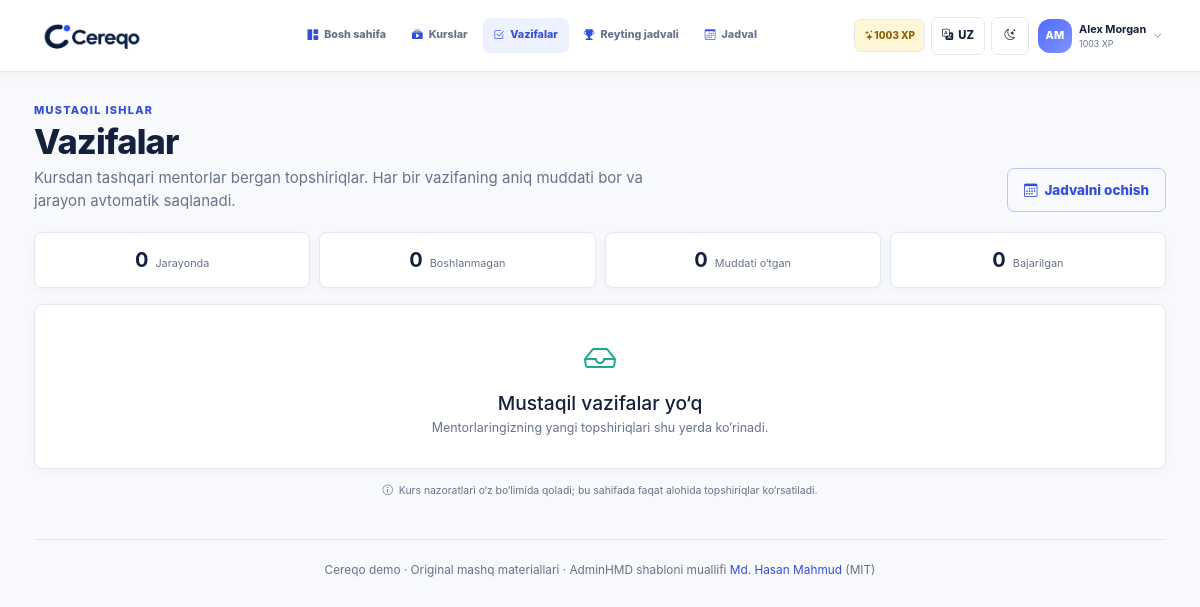
The page /tasks/ (signed in) on the database as committed earlier.
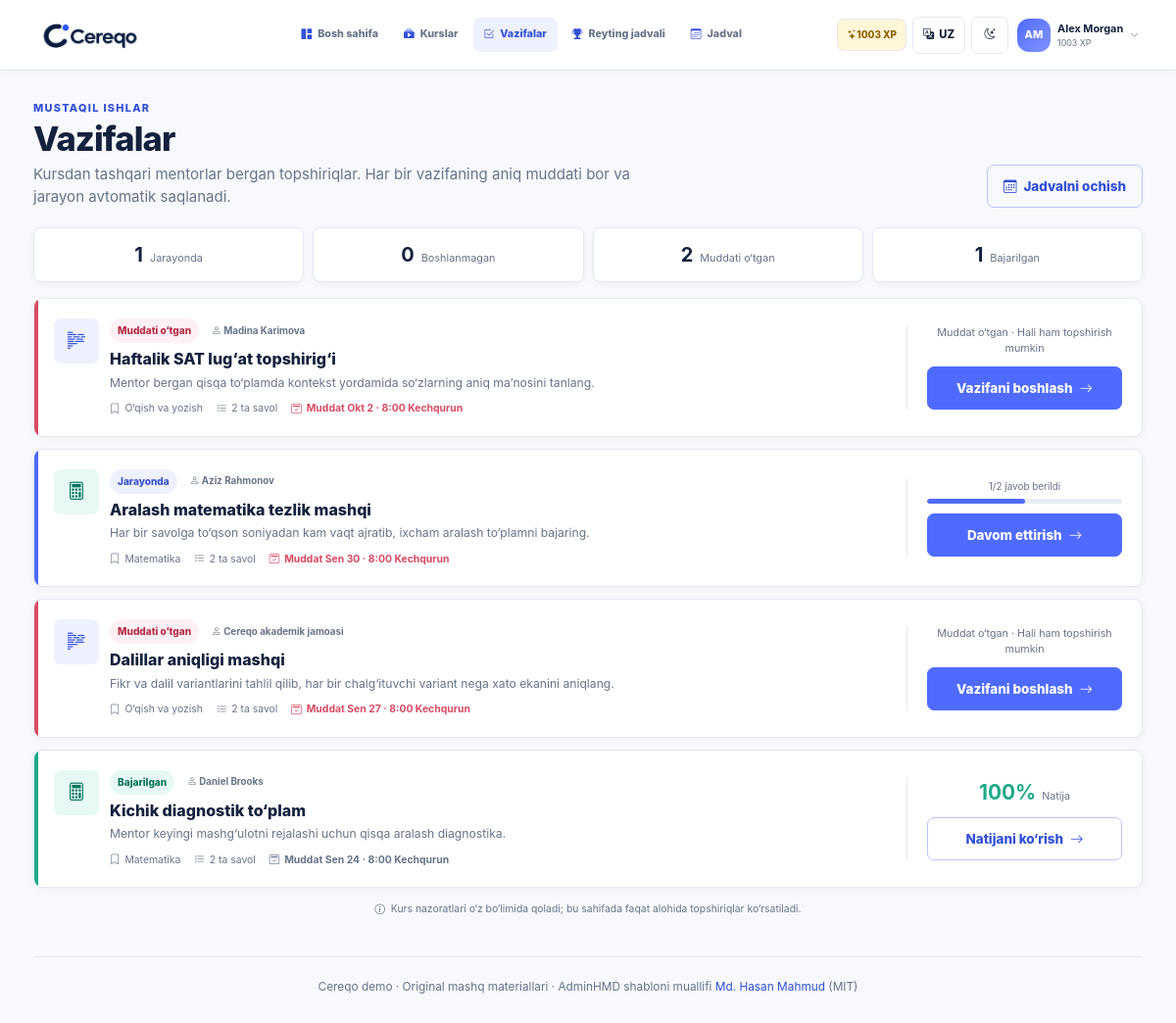
The same page on the database as committed later.
### learning/models.py (models this page shows, shortened)
class Homework(models.Model):
    COURSE = "course"
    INDEPENDENT = "independent"
    KIND_CHOICES = [
        (COURSE, "Course checkpoint"),
        (INDEPENDENT, "Independent task"),
    ]
    lesson = models.OneToOneField(
        Lesson, on_delete=models.CASCADE, related_name="homework", null=True, blank=True
    )
    section = models.OneToOneField(
        CourseSection, on_delete=models.CASCADE, related_name="checkpoint", null=True, blank=True
    )
    kind = models.CharField(max_length=12, choices=KIND_CHOICES, default=COURSE, db_index=True)
    subject = models.CharField(max_length=10, choices=Lesson.SUBJECT_CHOICES, default="math")
    assigned_by = models.CharField(max_length=100, default="Cereqo academic team")
    title = models.CharField(max_length=160)
    description = models.TextField()
    deadline = models.DateTimeField()
    max_points = models.PositiveSmallIntegerField(default=100)
    sort_order = models.PositiveSmallIntegerField(default=0)
    class Meta:
        ordering = ["sort_order", "deadline"]
    def submission_for(self, student):
        return self.submissions.filter(student=student).first()
    def status_for(self, student):
        submission = self.submission_for(student)
        if submission and submission.submitted_at:
            return "completed"
        if submission and submission.answers.exists():
            return "in_progress"
        if self.deadline < timezone.now():
            return "overdue"
        return "not_started"

class Submission(models.Model):
    student = models.ForeignKey(Student, on_delete=models.CASCADE, related_name="submissions")
    homework = models.ForeignKey(Homework, on_delete=models.CASCADE, related_name="submissions")
    started_at = models.DateTimeField(auto_now_add=True)
    updated_at = models.DateTimeField(auto_now=True)
    submitted_at = models.DateTimeField(null=True, blank=True)
    score = models.PositiveSmallIntegerField(null=True, blank=True)
    points_awarded = models.PositiveSmallIntegerField(default=0)
    class Meta:
        constraints = [
            models.UniqueConstraint(fields=["student", "homework"], name="unique_student_homework")
        ]
    @property
    def is_late(self):
        return bool(self.submitted_at and self.submitted_at > self.homework.deadline)

### learning/views.py (the view)
# urls.py: path("tasks/", views.homework_list, name="homework_list"),
@login_required
def homework_list(request):
    student = _student(request)
    cards = _homework_cards(student)
    counts = {key: sum(card["status"] == key for card in cards) for key in ("not_started", "in_progress", "overdue", "completed")}
    return render(
        request,
        "learning/homework_list.html",
        {"active_nav": "tasks", "cards": cards, "counts": counts},
    )

### learning/context_processors.py (called while the page is built)
def demo_shell(request):
    student = student_for_user(request.user)
    return {"demo_student": student}

### learning/student_profiles.py (called while the page is built)
def student_for_user(user):
    if not user or not user.is_authenticated:
        return None
    try:
        return user.student_profile
    except Student.DoesNotExist:
        display_name = user.get_full_name() or user.email.split("@")[0] or user.get_username()
        display_name = _unique_name(display_name, user)
        return Student.objects.create(
            user=user,
            name=display_name,
            initials=_initials(display_name),
            badge="New learner",
        )

### learning/views.py (called while the page is built)
def _student(request):
    return student_for_user(request.user)

### templates/learning/homework_list.html (shortened to what the changed rows need)
{% extends 'base.html' %}{% load i18n %}
{% block content %}
<section class="page-heading tasks-heading">
  <div><p class="eyebrow">{% translate "Independent work" %}</p><h1>{% translate "Tasks" %}</h1><p>{% translate "Assignments from your mentors that sit outside a course. Every task has a clear deadline and saved progress." %}</p></div>
</section>
<section class="status-summary" aria-label="{% translate 'Task status summary' %}">
  <div><strong>{{ counts.in_progress }}</strong><span>{% translate "In progress" %}</span></div><div><strong>{{ counts.not_started }}</strong><span>{% translate "Not started" %}</span></div><div><strong>{{ counts.overdue }}</strong><span>{% translate "Overdue" %}</span></div><div><strong>{{ counts.completed }}</strong><span>{% translate "Completed" %}</span></div>
</section>
<section class="task-list">
  {% for card in cards %}
  <article class="homework-card independent-task-card status-border-{{ card.status }}">
    <div class="homework-main">
      <span class="task-subject-icon subject-{{ card.homework.subject }}"><i class="bi {% if card.homework.subject == 'math' %}bi-calculator{% else %}bi-body-text{% endif %}"></i></span>
      <div>
        <div class="card-title-line"><span class="status-badge status-{{ card.status }}">{% if card.status == 'not_started' %}{% translate "Not started" %}{% elif card.status == 'in_progress' %}{% translate "In progress" %}{% elif card.status == 'overdue' %}{% translate "Overdue" %}{% else %}{% translate "Completed" %}{% endif %}</span><span class="section-task-label"><i class="bi bi-person"></i> {% translate card.homework.assigned_by %}</span>{% if card.submission.is_late %}<span class="late-note"><i class="bi bi-clock-history"></i> {% translate "Submitted late" %}</span>{% endif %}</div>
        <h2>{% translate card.homework.title %}</h2><p>{% translate card.homework.description %}</p>
        <div class="task-facts"><span><i class="bi bi-bookmark"></i> {% translate card.homework.get_subject_display %}</span><span><i class="bi bi-list-check"></i> {% blocktranslate with total=card.total %}{{ total }} questions{% endblocktranslate %}</span><span class="deadline-fact deadline-{{ card.deadline_tone }}"><i class="bi bi-calendar2-check"></i> {% translate "Due" %} {{ card.homework.deadline|date:'M j · g:i A' }}</span></div>
      </div>
    </div>
    <div class="homework-action">
      {% if card.status == 'completed' %}<div class="score-display"><strong>{{ card.submission.score }}%</strong><span>{% translate "Score" %}</span></div>{% elif card.status == 'in_progress' %}<div class="mini-progress"><span>{% blocktranslate with answered=card.answered total=card.total %}{{ answered }}/{{ total }} answered{% endblocktranslate %}</span><div><i style="width:{% widthratio card.answered card.total 100 %}%"></i></div></div>{% elif card.status == 'overdue' %}<p class="overdue-copy">{% translate "Past due · You can still submit" %}</p>{% elif card.days_until_due == 0 %}<p class="ready-copy">{% translate "Due today" %}</p>{% elif card.days_until_due == 1 %}<p class="ready-copy">{% translate "Due tomorrow" %}</p>{% else %}<p class="ready-copy">{% translate "Ready when you are" %}</p>{% endif %}
      <a class="btn {% if card.status == 'completed' %}btn-outline-primary{% else %}btn-primary{% endif %} app-btn" href="{% url 'learning:homework_detail' card.homework.id %}">{% if card.status == 'completed' %}{% translate "Review result" %}{% elif card.status == 'in_progress' %}{% translate "Resume" %}{% else %}{% translate "Start task" %}{% endif %} <i class="bi bi-arrow-right"></i></a>
    </div>
  </article>
  {% empty %}<div class="surface-card empty-state"><i class="bi bi-inbox"></i><h2>{% translate "No independent tasks" %}</h2><p>{% translate "New assignments from your mentors will appear here." %}</p></div>{% endfor %}
</section>
{% endblock %}

Rows that differ between the two databases and show on the page:
added Homework: homework.deadline "Okt 2 · 8:00 Kechqurun"
added Homework: homework.deadline "Sen 30 · 8:00 Kechqurun"
added Homework: homework.deadline "Sen 27 · 8:00 Kechqurun"
added Homework: homework.deadline "Sen 24 · 8:00 Kechqurun", submission.score "100"
Other text that changed with them:
{{ counts.in_progress }}: "0" → "1"
{{ counts.overdue }}: "0" → "2"
{{ counts.completed }}: "0" → "1"
text no longer shown: "Mustaqil vazifalar yo‘q Mentorlaringizning yangi topshiriqlari shu yerda ko‘rinadi."
